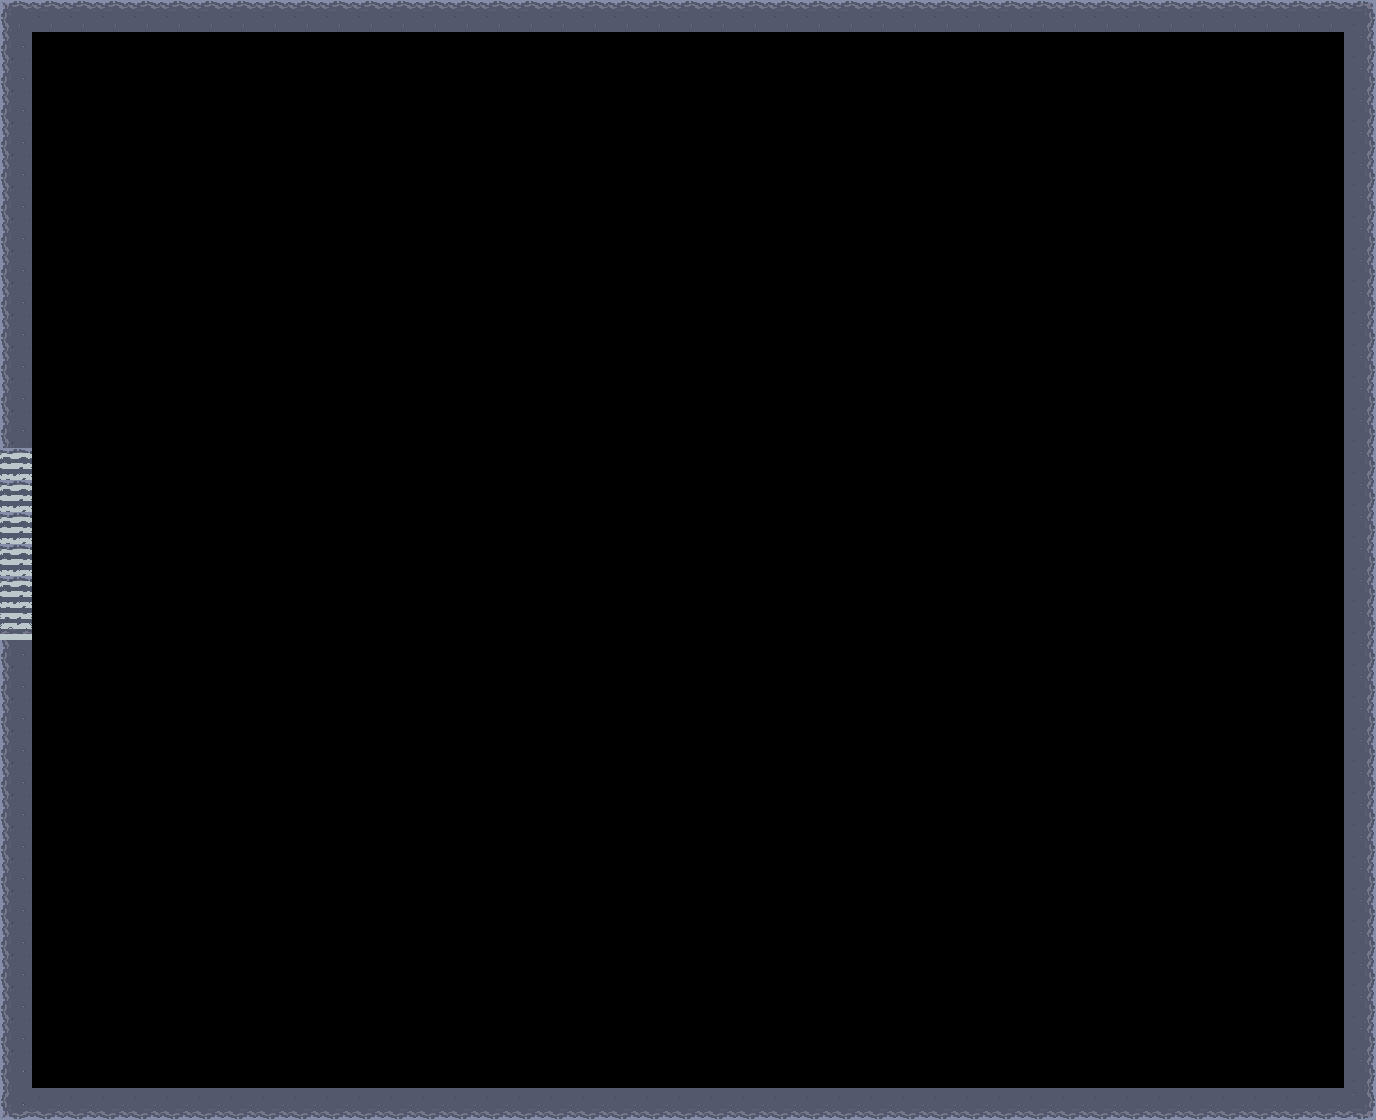

The image is a tile-based game level rendered from a .tmx file. Its description and source (layers, tilesets, objects; grid data summarised) follow:
An orthogonal 43x35 tile map with 32x32 px tiles, 1 tile layer (floor), 2 tilesets and 1 object (start).

<map version="1.9" tiledversion="1.9.2" orientation="orthogonal" renderorder="right-down" width="43" height="35" tilewidth="32" tileheight="32" infinite="0" nextlayerid="3" nextobjectid="3">
 <editorsettings>
  <export target="lv1.tmj" format="json" />
 </editorsettings>
 <tileset firstgid="1" name="lvmap" tilewidth="32" tileheight="32" tilecount="256" columns="16">
  <image source="forest_tiles.png" width="512" height="512" />
 </tileset>
 <tileset firstgid="257" name="RuralJapan_Shadows_32x 32" tilewidth="32" tileheight="32" tilecount="2592" columns="96">
  <image source="RuralJapan_Shadows_32x 32.png" width="3072" height="864" />
 </tileset>
 <layer id="1" name="floor" width="43" height="35">
  <data>[1505 cells, 1505 non-empty, 14 distinct tile ids]</data>
 </layer>
 <objectgroup id="2" name="Object">
  <object id="2" name="start" x="78.7879" y="578.788">
   <point />
  </object>
 </objectgroup>
</map>
